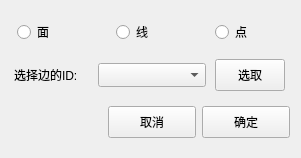
<?xml version="1.0" encoding="UTF-8"?>
<ui version="4.0">
 <class>CreateExtractCellWgtContent</class>
 <widget class="QWidget" name="CreateExtractCellWgtContent">
  <property name="geometry">
   <rect>
    <x>0</x>
    <y>0</y>
    <width>301</width>
    <height>158</height>
   </rect>
  </property>
  <property name="minimumSize">
   <size>
    <width>0</width>
    <height>88</height>
   </size>
  </property>
  <property name="windowTitle">
   <string>Widget</string>
  </property>
  <layout class="QGridLayout" name="gridLayout">
   <item row="0" column="0">
    <layout class="QHBoxLayout" name="horizontalLayout">
     <property name="spacing">
      <number>24</number>
     </property>
     <property name="leftMargin">
      <number>6</number>
     </property>
     <item>
      <widget class="QRadioButton" name="faceRadioBtn">
       <property name="text">
        <string>面</string>
       </property>
      </widget>
     </item>
     <item>
      <widget class="QRadioButton" name="edgeRadioBtn">
       <property name="text">
        <string>线</string>
       </property>
      </widget>
     </item>
     <item>
      <widget class="QRadioButton" name="verterxRadioBtn">
       <property name="text">
        <string>点</string>
       </property>
      </widget>
     </item>
    </layout>
   </item>
   <item row="1" column="0">
    <layout class="QHBoxLayout" name="horizontalLayout_2">
     <item>
      <widget class="QLabel" name="elementLabel">
       <property name="enabled">
        <bool>true</bool>
       </property>
       <property name="maximumSize">
        <size>
         <width>75</width>
         <height>12</height>
        </size>
       </property>
       <property name="text">
        <string>选择边的ID:</string>
       </property>
      </widget>
     </item>
     <item>
      <widget class="QComboBox" name="idCombox">
       <property name="minimumSize">
        <size>
         <width>0</width>
         <height>24</height>
        </size>
       </property>
       <property name="maximumSize">
        <size>
         <width>108</width>
         <height>16777215</height>
        </size>
       </property>
      </widget>
     </item>
     <item>
      <widget class="QPushButton" name="extractBtn">
       <property name="minimumSize">
        <size>
         <width>0</width>
         <height>32</height>
        </size>
       </property>
       <property name="maximumSize">
        <size>
         <width>70</width>
         <height>16777215</height>
        </size>
       </property>
       <property name="text">
        <string>选取</string>
       </property>
      </widget>
     </item>
    </layout>
   </item>
   <item row="2" column="0">
    <layout class="QHBoxLayout" name="horizontalLayout_3">
     <item>
      <spacer name="horizontalSpacer">
       <property name="orientation">
        <enum>Qt::Horizontal</enum>
       </property>
       <property name="sizeHint" stdset="0">
        <size>
         <width>40</width>
         <height>20</height>
        </size>
       </property>
      </spacer>
     </item>
     <item>
      <widget class="QPushButton" name="cancelBtn">
       <property name="minimumSize">
        <size>
         <width>88</width>
         <height>32</height>
        </size>
       </property>
       <property name="maximumSize">
        <size>
         <width>88</width>
         <height>16777215</height>
        </size>
       </property>
       <property name="focusPolicy">
        <enum>Qt::StrongFocus</enum>
       </property>
       <property name="text">
        <string>取消</string>
       </property>
      </widget>
     </item>
     <item>
      <widget class="QPushButton" name="confrimBtn">
       <property name="minimumSize">
        <size>
         <width>88</width>
         <height>32</height>
        </size>
       </property>
       <property name="maximumSize">
        <size>
         <width>88</width>
         <height>16777215</height>
        </size>
       </property>
       <property name="text">
        <string>确定</string>
       </property>
      </widget>
     </item>
    </layout>
   </item>
  </layout>
 </widget>
 <resources/>
 <connections/>
</ui>
